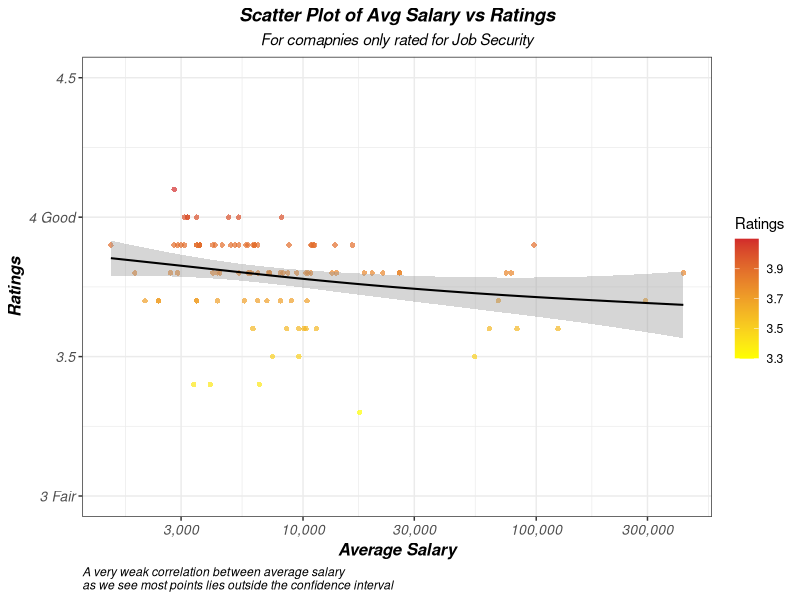

Here is the R script that generated this plot:
library(readxl)
library(dplyr)
library(ggplot2)


# Load data --------------------------------------
companies_df <- read_excel("companies.xlsx")


# Filter data ------------------------------------
filtered_companies_df <- companies_df %>%
  filter(Highly_rated_for == "Job Security")%>%                                 # Filter the data uniquely on "Job security"
  mutate(Avg_salary = as.numeric(gsub("k", "", Avg_salary)) * 1000)%>%          # Convert the "k" into 1000
  slice(1:100)                                                                  # Selecting the first 100 results


# Load graph ------------------------------------
ggplot(data = filtered_companies_df, aes(x = Avg_salary, y = Ratings)) +        # Creating a scatter-plot with "Avg_salary" in x-axis and "Ratings" in y-axis
  geom_point(aes(colour = Ratings), shape =16 , alpha = 0.7) +                  # Setting up the aesthetic of the points
  geom_smooth(method = "gam", color = "black", size = 0.7, se = TRUE) +         # Creating a line of best fit
  scale_color_gradient(low = "yellow", high = "#D22B2B") +                      # Scale the point colours base on the "Ratings"
  theme_bw() +                                                                  # Setting up a black and white background
  
  # Manage plot labels and legends
  labs(
    title = "Scatter Plot of Avg Salary vs Ratings",
       subtitle = "For comapnies only rated for Job Security",
       x = "Average Salary",
       y = "Ratings",
       caption = "A very weak correlation between average salary \nas we see most points lies outside the confidence interval") +
  
  # Scale x and y axis
  scale_x_continuous(labels = scales::comma,
                     trans = "log10") +                                         # Scale x exponentially and label the results using comma
  scale_y_continuous(
                     limits = c(3,4.5),
                     breaks = seq(3, 4.5, 0.5),
                     labels = c("3 Fair", "3.5", "4 Good", "4.5")               # Scale y base on the the values of "Ratings"
                     ) +
  
  # Setting up the aesthetic of the graph 
  theme(plot.title = element_text(hjust = 0.5, face = "bold.italic"),
        plot.subtitle = element_text(hjust = 0.5, face = "italic"),
        plot.caption = element_text(hjust = 0, face = 'italic'),
        legend.position = "right",
        axis.text = element_text(size = 10, face = "italic"),
        axis.title = element_text(size = 12, face = "bold.italic"))